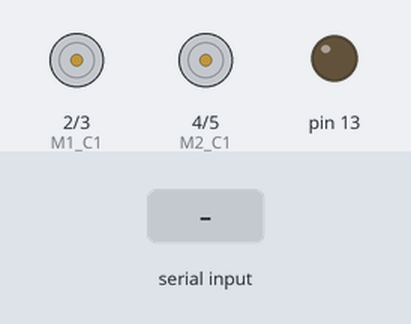
Simulated run of this sketch. Board: Arduino Uno, built with avr-gcc and run on an emulated ATmega328P. Parts: motor-driver pin pairs drawn as motors (green arrow = first pin HIGH = forward, orange = second pin HIGH = backward, longer = more drive), output pins drawn as LEDs (lit = HIGH). The inputs (shaded band) are chosen by the test bench.

Above: at 1.2 s.
1.3 s: "a" received over Serial
At 2.5 s:
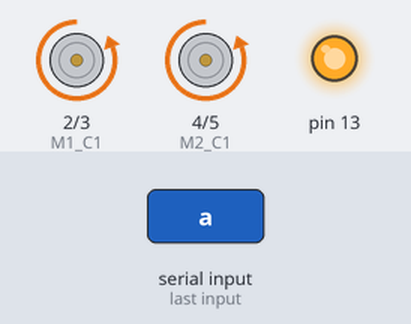
2.8 s: "b" received over Serial
At 3.8 s:
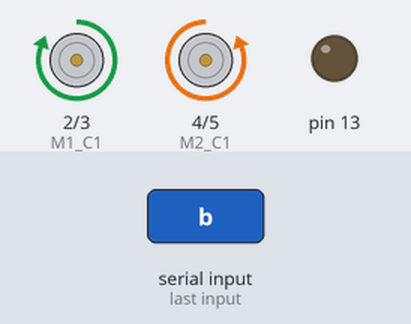
4.3 s: "c" received over Serial
At 4.9 s:
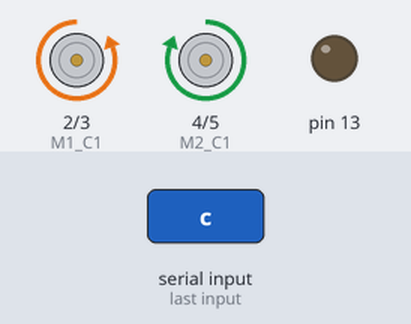
5.8 s: "1" received over Serial
At 7.0 s:
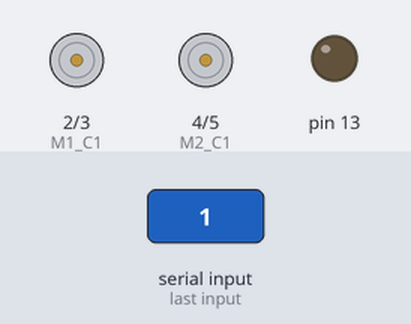
7.3 s: "b" received over Serial
At 8.4 s:
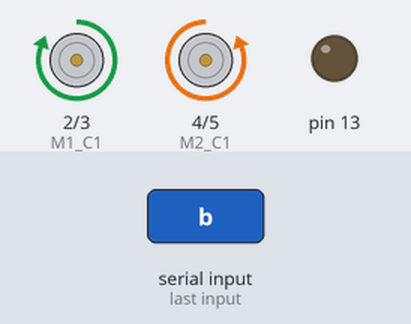
8.8 s: "d" received over Serial
At 9.5 s:
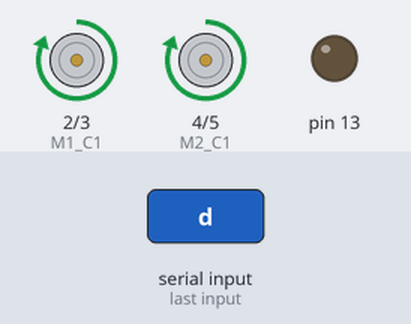
Timing chart, 0 to 11.3 s (numbered marks = the images above; inputs shaded):
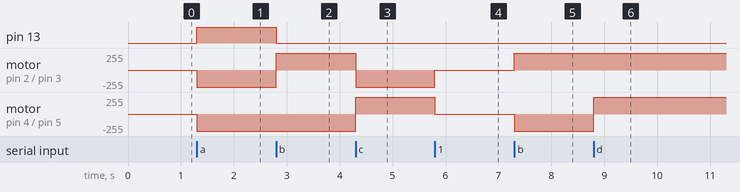

Measured:
- after the input at 1.3 s, pin 13: LOW → HIGH at once; motor on pin 2 (M1_C1) / pin 3 (M1_C2), motor on pin 4 (M2_C1) / pin 5 (M2_C2): stopped → backward 255/255 at once
- after the input at 2.8 s, pin 13: HIGH → LOW at once; motor on pin 2 (M1_C1) / pin 3 (M1_C2): backward 255/255 → forward 255/255 at once
- after the input at 4.3 s, motor on pin 2 (M1_C1) / pin 3 (M1_C2): forward 255/255 → backward 255/255 at once; motor on pin 4 (M2_C1) / pin 5 (M2_C2): backward 255/255 → forward 255/255 at once
- after the input at 5.8 s, motor on pin 2 (M1_C1) / pin 3 (M1_C2): backward 255/255 → stopped at once; motor on pin 4 (M2_C1) / pin 5 (M2_C2): forward 255/255 → stopped at once
- after the input at 7.3 s, motor on pin 2 (M1_C1) / pin 3 (M1_C2): stopped → forward 255/255 at once; motor on pin 4 (M2_C1) / pin 5 (M2_C2): stopped → backward 255/255 at once
- after the input at 8.8 s, motor on pin 4 (M2_C1) / pin 5 (M2_C2): backward 255/255 → forward 255/255 at once

The sketch:

BLUETOOTHCONTROL.ino
```cpp
#define M1_C1 2
#define M1_C2 3
#define M2_C1 4
#define M2_C2 5
int pin = 0;
void setup() {
  // initialize serial communication:
  Serial.begin(38400);
  pinMode(M1_C1, OUTPUT);
  pinMode(M1_C2, OUTPUT);
  pinMode(M2_C1, OUTPUT);
  pinMode(M2_C2, OUTPUT);
  pinMode(13, OUTPUT);

}

void loop() {
  // read the sensor:
  if (Serial.available() > 0) {
    int inByte = Serial.read();
    // do something different depending on the character received.
    // The switch statement expects single number values for each case; in this
    // example, though, you're using single quotes to tell the controller to get
    // the ASCII value for the character. For example 'a' = 97, 'b' = 98,
    // and so forth:

    switch (inByte) {
      case 'a':
        digitalWrite(M1_C1, LOW);
        digitalWrite(M1_C2, HIGH);
        digitalWrite(M2_C1, LOW);
        digitalWrite(M2_C2, HIGH);
        digitalWrite(13, HIGH);

        break;
      case 'b':
        digitalWrite(M1_C1, HIGH);
        digitalWrite(M1_C2, LOW);
        delay(1);
        digitalWrite(M2_C1, LOW);
        digitalWrite(M2_C2, HIGH);
        digitalWrite(13, LOW);
        break;
      case 'c':
        digitalWrite(M2_C1, HIGH);
        digitalWrite(M2_C2, LOW);
        delay(1);
        digitalWrite(M1_C1, LOW);
        digitalWrite(M1_C2, HIGH);
        break;
      case 'd':
        analogWrite(M1_C2, 0);
        digitalWrite(M1_C1, HIGH);
        analogWrite(M2_C2, 0);
        digitalWrite(M2_C1, HIGH);
        break;
      default:
        digitalWrite(M1_C1, HIGH);
        digitalWrite(M2_C1, HIGH);
        digitalWrite(M1_C2, HIGH);
        digitalWrite(M2_C2, HIGH);
    }
  }
}
```
